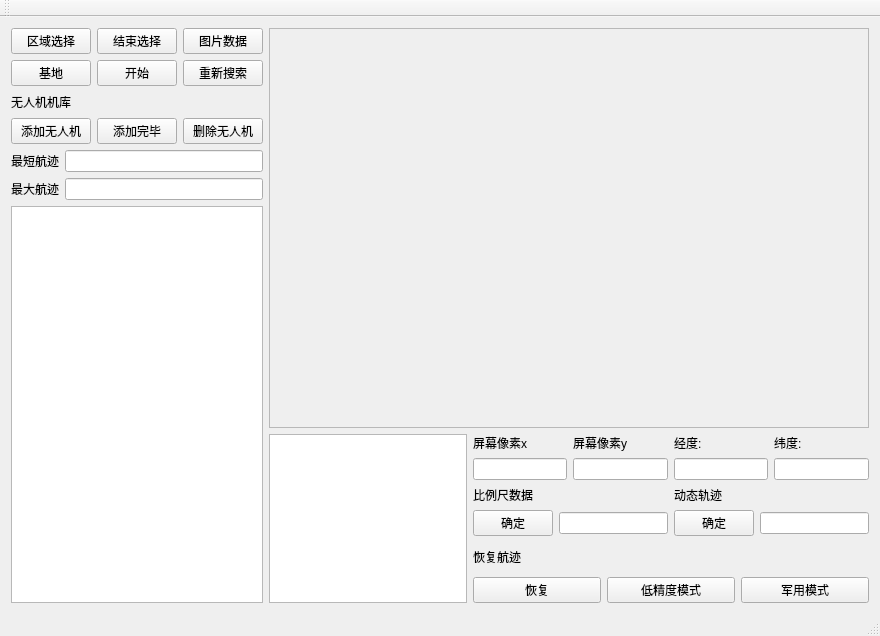
<?xml version="1.0" encoding="UTF-8"?>
<ui version="4.0">
 <class>UAVSearchClass</class>
 <widget class="QMainWindow" name="UAVSearchClass">
  <property name="geometry">
   <rect>
    <x>0</x>
    <y>0</y>
    <width>826</width>
    <height>636</height>
   </rect>
  </property>
  <property name="windowTitle">
   <string>UAVSearch</string>
  </property>
  <widget class="QWidget" name="centralWidget">
   <layout class="QGridLayout" name="gridLayout">
    <item row="0" column="0">
     <layout class="QVBoxLayout" name="verticalLayout">
      <item>
       <layout class="QHBoxLayout" name="horizontalLayout">
        <item>
         <widget class="QPushButton" name="btnKey">
          <property name="text">
           <string>区域选择</string>
          </property>
         </widget>
        </item>
        <item>
         <widget class="QPushButton" name="btnNo">
          <property name="text">
           <string>结束选择</string>
          </property>
         </widget>
        </item>
        <item>
         <widget class="QPushButton" name="btnSearch">
          <property name="text">
           <string>图片数据</string>
          </property>
         </widget>
        </item>
       </layout>
      </item>
      <item>
       <layout class="QHBoxLayout" name="horizontalLayout_2">
        <item>
         <widget class="QPushButton" name="AddBase">
          <property name="text">
           <string>基地</string>
          </property>
         </widget>
        </item>
        <item>
         <widget class="QPushButton" name="btnStart">
          <property name="text">
           <string>开始</string>
          </property>
         </widget>
        </item>
        <item>
         <widget class="QPushButton" name="btnRestart">
          <property name="text">
           <string>重新搜索</string>
          </property>
         </widget>
        </item>
       </layout>
      </item>
      <item>
       <layout class="QHBoxLayout" name="horizontalLayout_3">
        <item>
         <widget class="QLabel" name="label_6">
          <property name="text">
           <string>无人机机库</string>
          </property>
         </widget>
        </item>
        <item>
         <spacer name="horizontalSpacer">
          <property name="orientation">
           <enum>Qt::Horizontal</enum>
          </property>
          <property name="sizeHint" stdset="0">
           <size>
            <width>88</width>
            <height>20</height>
           </size>
          </property>
         </spacer>
        </item>
       </layout>
      </item>
      <item>
       <layout class="QHBoxLayout" name="horizontalLayout_4">
        <item>
         <widget class="QPushButton" name="AddUAV">
          <property name="text">
           <string>添加无人机</string>
          </property>
         </widget>
        </item>
        <item>
         <widget class="QPushButton" name="AddEnd">
          <property name="text">
           <string>添加完毕</string>
          </property>
         </widget>
        </item>
        <item>
         <widget class="QPushButton" name="DeleteUAV">
          <property name="text">
           <string>删除无人机</string>
          </property>
         </widget>
        </item>
       </layout>
      </item>
      <item>
       <layout class="QHBoxLayout" name="horizontalLayout_11">
        <item>
         <widget class="QLabel" name="label_9">
          <property name="text">
           <string>最短航迹</string>
          </property>
         </widget>
        </item>
        <item>
         <widget class="QLineEdit" name="minflight"/>
        </item>
       </layout>
      </item>
      <item>
       <layout class="QHBoxLayout" name="horizontalLayout_12">
        <item>
         <widget class="QLabel" name="label_10">
          <property name="text">
           <string>最大航迹</string>
          </property>
         </widget>
        </item>
        <item>
         <widget class="QLineEdit" name="maxfight"/>
        </item>
       </layout>
      </item>
      <item>
       <widget class="QTableWidget" name="tableWidgetUAV">
        <property name="minimumSize">
         <size>
          <width>0</width>
          <height>0</height>
         </size>
        </property>
        <attribute name="horizontalHeaderMinimumSectionSize">
         <number>50</number>
        </attribute>
        <attribute name="horizontalHeaderStretchLastSection">
         <bool>true</bool>
        </attribute>
        <attribute name="verticalHeaderStretchLastSection">
         <bool>false</bool>
        </attribute>
       </widget>
      </item>
     </layout>
    </item>
    <item row="0" column="1">
     <layout class="QVBoxLayout" name="verticalLayout_4" stretch="4,2">
      <item>
       <widget class="Map" name="frame">
        <property name="minimumSize">
         <size>
          <width>600</width>
          <height>400</height>
         </size>
        </property>
        <property name="frameShape">
         <enum>QFrame::StyledPanel</enum>
        </property>
        <property name="frameShadow">
         <enum>QFrame::Raised</enum>
        </property>
       </widget>
      </item>
      <item>
       <layout class="QHBoxLayout" name="horizontalLayout_14" stretch="1,2">
        <item>
         <widget class="QTableWidget" name="tableWidget"/>
        </item>
        <item>
         <layout class="QVBoxLayout" name="verticalLayout_3">
          <item>
           <layout class="QHBoxLayout" name="horizontalLayout_13">
            <item>
             <layout class="QHBoxLayout" name="horizontalLayout_9">
              <item>
               <layout class="QVBoxLayout" name="verticalLayout_6">
                <item>
                 <widget class="QLabel" name="label_7">
                  <property name="text">
                   <string>屏幕像素x</string>
                  </property>
                 </widget>
                </item>
                <item>
                 <widget class="QLineEdit" name="mouseX"/>
                </item>
               </layout>
              </item>
              <item>
               <layout class="QVBoxLayout" name="verticalLayout_7">
                <item>
                 <widget class="QLabel" name="label_8">
                  <property name="text">
                   <string>屏幕像素y</string>
                  </property>
                 </widget>
                </item>
                <item>
                 <widget class="QLineEdit" name="mouseY"/>
                </item>
               </layout>
              </item>
             </layout>
            </item>
            <item>
             <layout class="QHBoxLayout" name="horizontalLayout_23">
              <item>
               <layout class="QVBoxLayout" name="verticalLayout_14">
                <item>
                 <widget class="QLabel" name="label_2">
                  <property name="text">
                   <string>经度:</string>
                  </property>
                 </widget>
                </item>
                <item>
                 <widget class="QLineEdit" name="mouseTracelng"/>
                </item>
               </layout>
              </item>
              <item>
               <layout class="QVBoxLayout" name="verticalLayout_15">
                <item>
                 <widget class="QLabel" name="label_3">
                  <property name="text">
                   <string>纬度:</string>
                  </property>
                 </widget>
                </item>
                <item>
                 <widget class="QLineEdit" name="mouseTracelat"/>
                </item>
               </layout>
              </item>
             </layout>
            </item>
           </layout>
          </item>
          <item>
           <layout class="QHBoxLayout" name="horizontalLayout_10">
            <item>
             <layout class="QVBoxLayout" name="verticalLayout_2">
              <item>
               <widget class="QLabel" name="label_4">
                <property name="text">
                 <string>比例尺数据</string>
                </property>
               </widget>
              </item>
              <item>
               <layout class="QHBoxLayout" name="horizontalLayout_6">
                <item>
                 <widget class="QPushButton" name="btn_scale">
                  <property name="text">
                   <string>确定</string>
                  </property>
                 </widget>
                </item>
                <item>
                 <widget class="QLineEdit" name="scale_text"/>
                </item>
               </layout>
              </item>
             </layout>
            </item>
            <item>
             <layout class="QVBoxLayout" name="verticalLayout_17">
              <item>
               <widget class="QLabel" name="label_5">
                <property name="text">
                 <string>动态轨迹</string>
                </property>
               </widget>
              </item>
              <item>
               <layout class="QHBoxLayout" name="horizontalLayout_25">
                <item>
                 <widget class="QPushButton" name="btn_dynamic">
                  <property name="text">
                   <string>确定</string>
                  </property>
                 </widget>
                </item>
                <item>
                 <widget class="QLineEdit" name="dynamic_text"/>
                </item>
               </layout>
              </item>
             </layout>
            </item>
           </layout>
          </item>
          <item>
           <layout class="QHBoxLayout" name="horizontalLayout_8">
            <item>
             <widget class="QLabel" name="label">
              <property name="text">
               <string>恢复航迹</string>
              </property>
             </widget>
            </item>
            <item>
             <spacer name="horizontalSpacer_2">
              <property name="orientation">
               <enum>Qt::Horizontal</enum>
              </property>
              <property name="sizeHint" stdset="0">
               <size>
                <width>238</width>
                <height>20</height>
               </size>
              </property>
             </spacer>
            </item>
           </layout>
          </item>
          <item>
           <layout class="QHBoxLayout" name="horizontalLayout_7">
            <item>
             <widget class="QPushButton" name="btn_recover">
              <property name="text">
               <string>恢复</string>
              </property>
             </widget>
            </item>
            <item>
             <widget class="QPushButton" name="HL_model">
              <property name="text">
               <string>低精度模式</string>
              </property>
             </widget>
            </item>
            <item>
             <widget class="QPushButton" name="M_model">
              <property name="text">
               <string>军用模式</string>
              </property>
             </widget>
            </item>
           </layout>
          </item>
         </layout>
        </item>
       </layout>
      </item>
     </layout>
    </item>
   </layout>
  </widget>
  <widget class="QMenuBar" name="menuBar">
   <property name="geometry">
    <rect>
     <x>0</x>
     <y>0</y>
     <width>826</width>
     <height>20</height>
    </rect>
   </property>
  </widget>
  <widget class="QToolBar" name="mainToolBar">
   <attribute name="toolBarArea">
    <enum>TopToolBarArea</enum>
   </attribute>
   <attribute name="toolBarBreak">
    <bool>false</bool>
   </attribute>
  </widget>
  <widget class="QStatusBar" name="statusBar"/>
  <action name="actionDelete">
   <property name="text">
    <string>删除</string>
   </property>
   <property name="toolTip">
    <string>删除</string>
   </property>
  </action>
 </widget>
 <layoutdefault spacing="6" margin="11"/>
 <customwidgets>
  <customwidget>
   <class>Map</class>
   <extends>QFrame</extends>
   <header location="global">../../../Map.h</header>
   <container>1</container>
  </customwidget>
 </customwidgets>
 <resources>
  <include location="UAVSearch.qrc"/>
 </resources>
 <connections/>
</ui>
